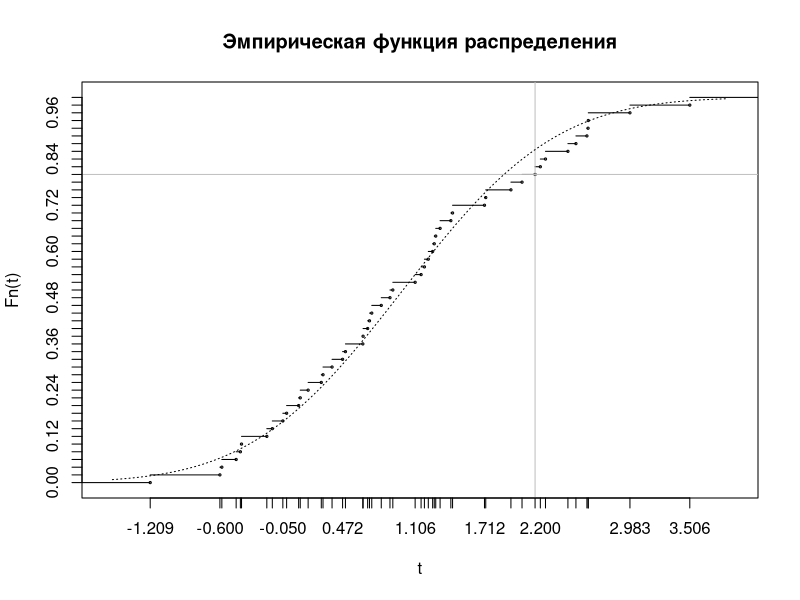
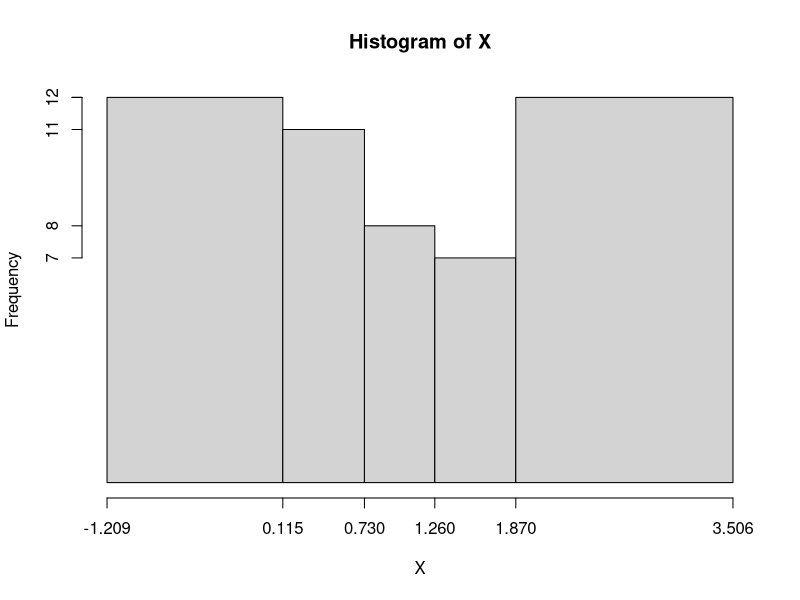

Source code (R) for these figures, in order:
a <- 1
disp <- 1.1

Y <- c( 1.221,  1.273, 1.158, 2.154,  0.088, -0.583, 1.418,  0.102, 0.380,  2.619,
        1.286,  2.200, 1.187, 1.324, -0.600,  0.727, 2.511,  1.943, 0.301,  2.040)

Z <- c(-0.190,  2.607, 0.810, 0.691,  1.712, -1.209, 0.472, -0.142, 0.497, -0.421,
        0.651, -0.458, 0.707, 2.245, -0.017,  0.649, 1.433,  0.886, 0.286,  0.911,
       -0.050, -0.411, 1.106, 3.506,  2.617,  0.171, 2.441,  2.983, 1.259,  1.723)

X <- c(Y,Z)

# Эти числа задают разбиение выборки для критерия хи-квадрат.
# !!!
# !!! Их следует изменить так, чтобы все значения вектора npi лежали от 8 до 10
# !!! и
# !!! число точек в каждой области было ~ npi.
# !!!
# min и max менять нет смысла, от них ничего не зависит.
zones <- c(min(X), 0.115, 1-0.27,  1+0.26, 1.87, max(X))


## Всё, что ниже, почти наверняка не надо исправлять.
## (Но желательно прочесть, чтобы знать, что происходит).

n <- length(X)
m <- length(Y)
k <- length(Z)

F <- function(x) { pnorm(x, mean=a, sd=sqrt(disp)) }
Fn <- stepfun(X[order(X)], c(0:n)/n, right = TRUE)



### Calc stats.
X_  <- mean(X)
S12 <- 1/n * sum((X - a)^2) 
S02 <- 1/(n-1) * sum((X - X_)^2)

Y_   <- mean(Y)
S02y <- 1/(m-1)*sum((Y - Y_)^2)

Z_   <- mean(Z)
S02z <- 1/(k-1)*sum((Z - Z_)^2)



### Kolmogorov criteria.
diff <- abs(Fn(X) - F(X))
Dk <- max(diff)             # Расстояние Колмогорова.
point <- X[which.max(diff)] # Точка, в которой достигается максимум расстояния.



### Draw empirical distribution function.
plot(Fn, main="Эмпирическая функция распределения", xlab="t", ylab="Fn(t)",
     cex=.3, xaxt="n", yaxt="n", verticals=FALSE)

# Отметим точку, в которой дистигается максимум расстояния Колмогорова.
abline(v=point, h=Fn(point), col="grey")

# Проведём пунктиром график истинного распределения.
points <- seq(min(X)-0.33, max(X)+0.33, length.out = 200)
lines(points, F(points), lty=3)

# Поставим на оси Х метки на точках из выборки,
axis(side=1, at=X)
# а на оси Y -- метки на скачках э.ф.р.
axis(side=2, at=c(0:n)/n)



### hi^2 criteria.
# Построим гистограмму. 
Xhist <- hist(X, breaks=zones, plot=FALSE) 
plot(Xhist, xaxt="n", yaxt="n", freq=TRUE)   # Нарисуем её,
axis(side=1, at=Xhist$breaks)                # пометив на оси X границы областей,
axis(side=2, at=Xhist$counts)                # а на оси Y - высоты столбцов.

# Функция для вычисления n*(вероятность попасть в [a, b])
np_ab <- function(a,b) {  n*(F(b) - F(a)) }

# helper-функция, чтобы интеграл от крайних областей считался до -+inf
np_vector <- function(breaks) {
  lbreaks <- breaks[2:(length(breaks)-2)] # выбираем только левые границы внутренних интервалов
  rbreaks <- breaks[3:(length(breaks)-1)] # и только правые
  c(n*F(breaks[2]), np_ab(lbreaks, rbreaks), n*(1 - F(breaks[length(breaks)-1])))
}

# Считаем теоретическую вероятность попадания в каждую из областей
npi <- np_vector(Xhist$breaks)

# Вычисляем n*(расстояние хи-квадрат)
nDhi <- sum((Xhist$counts - npi)^2/npi)

# Вычисляем реально достигнутый уровень значимости
RDUZhi <- 1 - pchisq(nDhi, length(Xhist$counts))



# Part 3
tau <- (Y_ - Z_)/sqrt((m-1)*S02y + (k-1)*S02z) * sqrt(m+k-2)/sqrt(1/m+1/k)
